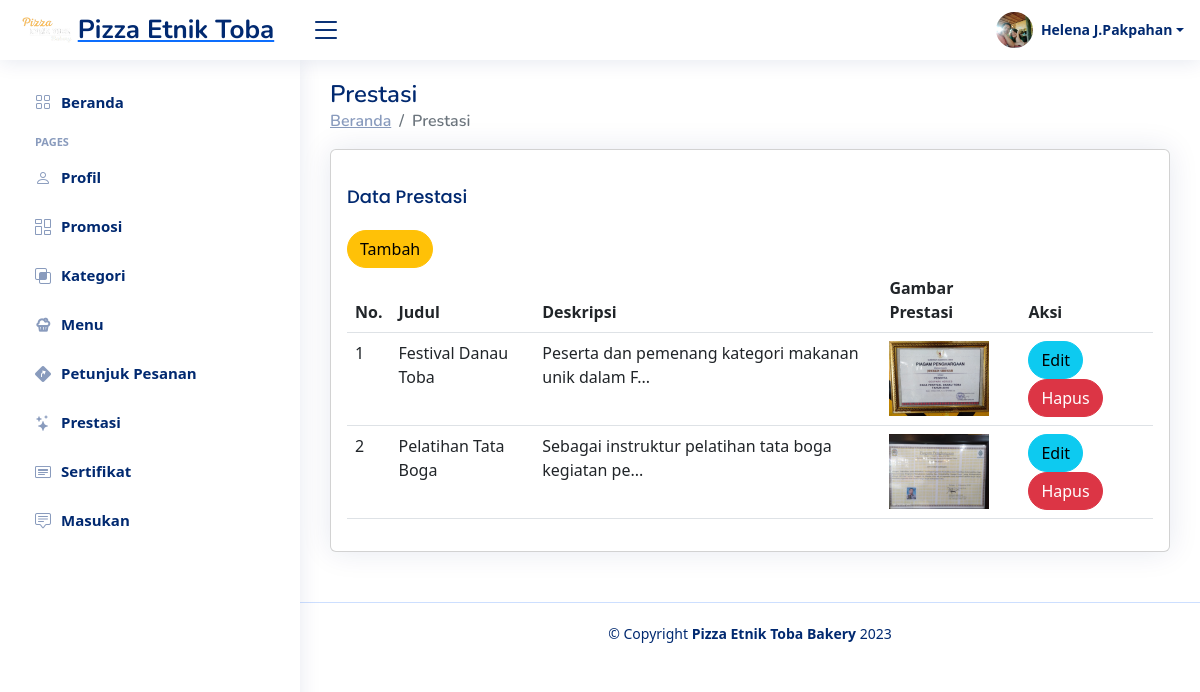
Page /Website/Admin/prestasi.php (signed in) on the committed database.
### tables this page shows
CREATE TABLE `prestasi` (
  `id_prestasi` int(11) NOT NULL,
  `judul_prestasi` varchar(255) NOT NULL,
  `deskripsi_prestasi` varchar(255) NOT NULL,
  `gambar_prestasi` varchar(255) NOT NULL,
  `id_admin` int(11) NOT NULL DEFAULT 1
);

### Website/Admin/prestasi.php (the view, shortened to what this page needs)
<?php
include_once('../koneksi/koneksi.php');
?>
<!DOCTYPE html>
<html lang="en">
<head>
    <link rel="stylesheet" href="style.css">
    <link href="vendor/bootstrap/css/bootstrap.min.css" rel="stylesheet">
    <link href="vendor/bootstrap-icons/bootstrap-icons.css" rel="stylesheet">
    <link href="vendor/boxicons/css/boxicons.min.css" rel="stylesheet">
    <link href="vendor/quill/quill.snow.css" rel="stylesheet">
    <link href="vendor/quill/quill.bubble.css" rel="stylesheet">
    <link href="vendor/remixicon/remixicon.css" rel="stylesheet">
    <link href="vendor/simple-datatables/style.css" rel="stylesheet">
</head>
<?php include 'header.php' ?>
<?php include 'sidebar.php' ?>
<main id="main" class="main">
    <div class="pagetitle">
        <h1>Prestasi</h1>
        <nav>
            <ol class="breadcrumb">
                <li class="breadcrumb-item"><a href="index.php">Beranda</a></li>
                <li class="breadcrumb-item active">Prestasi</li>
            </ol>
        </nav>
    </div>
    <section class="section">
        <div class="row">
            <div class="col-lg-12">
                <div class="card">
                    <div class="card-body">
                        <h5 class="card-title">Data Prestasi</h5>
                        <a href="add-prestasi.php"><button type="button" class="btn btn-warning rounded-pill">Tambah</button></a>
                        <div class="table-responsive">
                        <table class="table datatable">
                            <thead>
                                <tr>
                                    <th scope="col">No.</th>
                                    <th scope="col">Judul</th>
                                    <th scope="col">Deskripsi</th>
                                    <th scope="col">Gambar Prestasi</th>
                                    <th scope="col">Aksi</th>
                                </tr>
                            </thead>
                            <tbody>
                                <?php
                                $no = 1;
                                $query = 'SELECT * FROM prestasi';
                                $result_set = $koneksi->query($query);
                                while ($row = $result_set->fetch_assoc()) {
                                ?>
                                    <tr>
                                        <td><?= $no; ?></td>
                                        <td><?= $row['judul_prestasi']; ?></td>
                                        <td><?= substr($row['deskripsi_prestasi'], 0, 50); ?>...</td>
                                        <td><img src="../../pictures/<?php echo $row['gambar_prestasi']; ?>" style="width:100px;"></td>
                                        <td>
                                            <a href="edit-prestasi.php?id=<?php echo $row['id_prestasi']; ?>&gambar=<?php echo $row['gambar_prestasi']; ?>"><button type="button" class="btn btn-info rounded-pill">Edit</button></a>
                                            <a href="hapus.php?id=<?php echo $row['id_prestasi']; ?>&gambar=<?php echo $row['gambar_prestasi']; ?>&tabel=prestasi" onclick="return confirm('Anda yakin akan menghapus data ini?')"><button type="button" class="btn btn-danger rounded-pill">Hapus</button>
                                        </td>
                                    </tr>
                                <?php $no++;
                                } ?>
                            </tbody>
                        </table>
                        </div>
                    </div>
                </div>
            </div>
        </div>
    </section>
</main>
<?php include 'footer.php' ?>
</body>
</html>

### Website/Admin/header.php (shortened to what this page needs)
<?php
    include_once('../koneksi/koneksi.php');
    $query = 'SELECT * FROM admin';
    $result_set = $koneksi->query($query);
    $row = $result_set->fetch_assoc();
?>
<header id="header" class="header fixed-top d-flex align-items-center">
    <div class="d-flex align-items-center justify-content-between">
        <a href="index.php" class="logo d-flex align-items-center">
            <img src="assets/img/logo.png" alt="">
            <span class="d-none d-lg-block">Pizza Etnik Toba</span>
        </a>
        <i class="bi bi-list toggle-sidebar-btn"></i>
    </div>
    <nav class="header-nav ms-auto">
        <ul class="d-flex align-items-center">
            <li class="nav-item dropdown pe-3">
                <a class="nav-link nav-profile d-flex align-items-center pe-0" href="#" data-bs-toggle="dropdown">
                    <img src="../../pictures/<?php echo $row['foto_admin'];?>" alt="Profile" class="rounded-circle">
                    <span class="d-none d-md-block dropdown-toggle ps-2"><?php echo  $row['nama_admin'];?></span>
                </a>
            </li>
        </ul>
    </nav>
</header>

### Website/Admin/style.css (style rules this page uses)
:root { scroll-behavior: smooth; }
a { color: #4154f1; text-decoration: none; }
h1, h2, h3, h4, h5, h6 { font-family: "Nunito", sans-serif; }
#main { margin-top: 60px; padding: 20px 30px; transition: all 0.3s; }
.pagetitle { margin-bottom: 10px; }
.pagetitle h1 { font-size: 24px; margin-bottom: 0; font-weight: 600; color: #012970; }
.card { margin-bottom: 30px; border: none; border-radius: 5px; box-shadow: 0px 0 30px rgba(1, 41, 112, 0.1); }
.card-title { padding: 20px 0 15px 0; font-size: 18px; font-weight: 500; color: #012970; font-family: "Poppins", sans-serif; }
.card-body { padding: 0 20px 20px 20px; }
.breadcrumb { font-size: 14px; font-family: "Nunito", sans-serif; color: #899bbd; font-weight: 600; }
.breadcrumb a { color: #899bbd; transition: 0.3s; }
.breadcrumb .breadcrumb-item::before { color: #899bbd; }
.breadcrumb .active { color: #51678f; font-weight: 600; }
.logo { line-height: 1; }
@media (min-width: 1200px) { .logo { width: 280px; } }
.logo img { max-height: 26px; margin-right: 6px; }
.logo span { font-size: 26px; font-weight: 700; color: #012970; font-family: "Nunito", sans-serif; }
.header { transition: all 0.5s; z-index: 997; height: 60px; box-shadow: 0px 2px 20px rgba(1, 41, 112, 0.1); background-color: #fff; padding-left: 20px; }
.header .toggle-sidebar-btn { font-size: 32px; padding-left: 10px; cursor: pointer; color: #012970; }
.header-nav ul { list-style: none; }
.header-nav > ul { margin: 0; padding: 0; }
.header-nav .nav-profile { color: #012970; }
.header-nav .nav-profile img { max-height: 36px; }
.header-nav .nav-profile span { font-size: 14px; font-weight: 600; }
@media (min-width: 1200px) { #main, #footer { margin-left: 300px; } }

### rows in the picture
prestasi: judul_prestasi "Festival Danau Toba", deskripsi_prestasi "Peserta dan pemenang kategori makanan unik dalam F", gambar_prestasi (picture)
prestasi: judul_prestasi "Pelatihan Tata Boga", deskripsi_prestasi "Sebagai instruktur pelatihan tata boga kegiatan pe", gambar_prestasi (picture)

### other values in the picture
$row['nama_admin'] "Helena J.Pakpahan"
